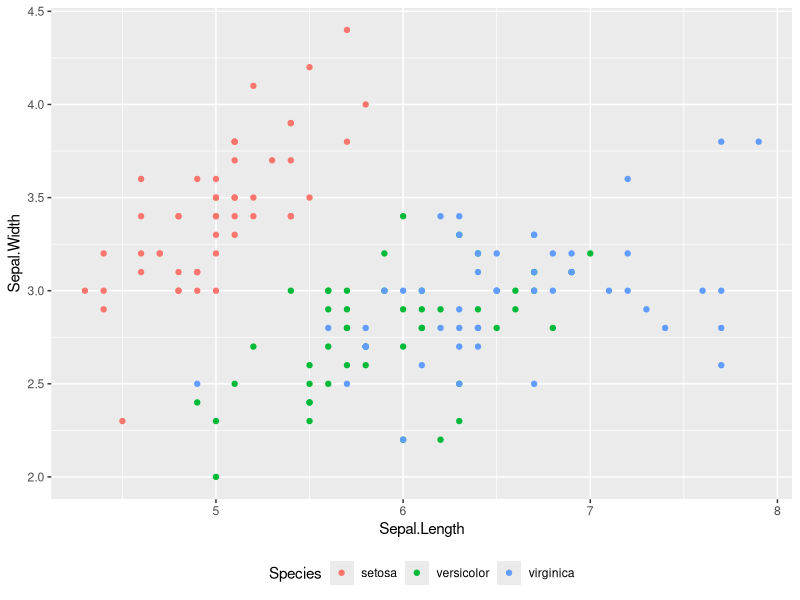
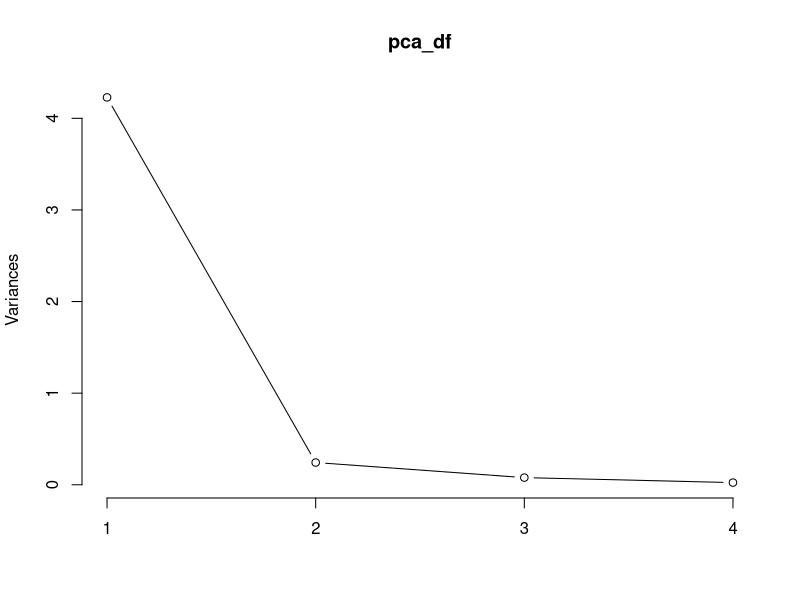
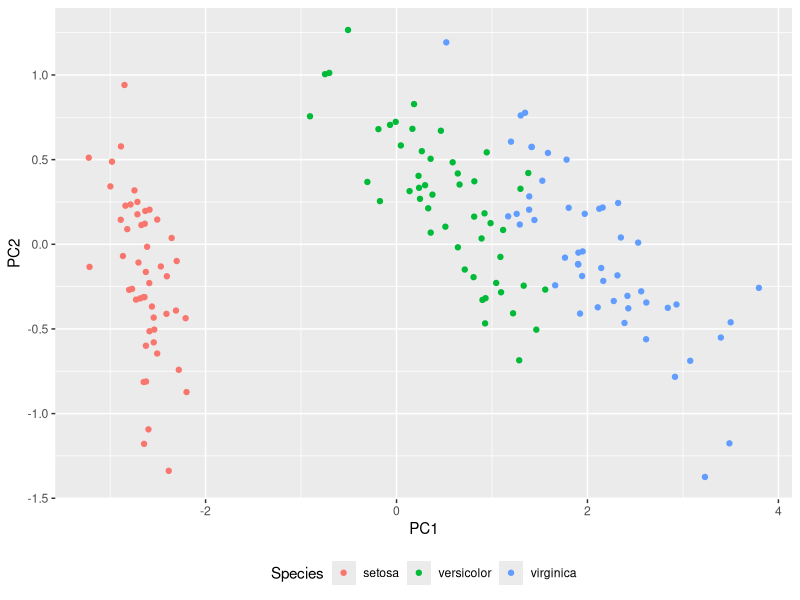

Source code (R) for these figures, in order: (Note: this script raises an error after producing the figures.)
## knn

library(ggplot2)
library(dplyr)

#------------------------------------ load iris data
data <- iris
names(data)

#------------------------------------ draw plot with only two features
data %>% ggplot(aes(x = Sepal.Length, y = Sepal.Width, colour = Species)) + geom_point() + theme(legend.position = "bottom")

#------------------------------------ draw plot with pca data
pca_df <- prcomp(data[,-5])
plot(pca_df, type = "l")
summary(pca_df)

pca_data <- data.frame(predict(pca_df))
pca_data$Species <- data$Species
names(pca_data)

pca_data %>% ggplot(aes(x = PC1, y = PC2, colour = Species)) + geom_point() + theme(legend.position = "bottom")

#------------------------------------- knn classfication
library(class)

index <- sample(1:150, 100, replace = F)

train <- data[index,-5]
test <- data[-index,-5]
label <- data$Species[index]
k <- 10

knn_pred <- knn(train, test, label, k)

table(data$Species[-index], knn_pred)

#------------------------------------- knn 구현


distance <- function(x, y){
  return(sqrt(sum((x-y)^2)))
}

find_class <- function(train, test, label, k){
  dis <- apply(train, 1, distance, y = test) 
  dis_sort <- sort(dis)
  tb <- table(label[which(names(dis) %in% names(dis_sort[1:k]))])
  return(names(which(tb == max(tb))))
}

knn_algorithm <- function(train, test, label, k){
  result <- unname(apply(test, 1, find_class, train = train, label = label, k = k))
  return(as.factor(result))
}

knn_pred2 <- knn_algorithm(data[index,-5], data[-index,-5], data$Species[index], k=10)
table(data$Species[-index], knn_pred2)



